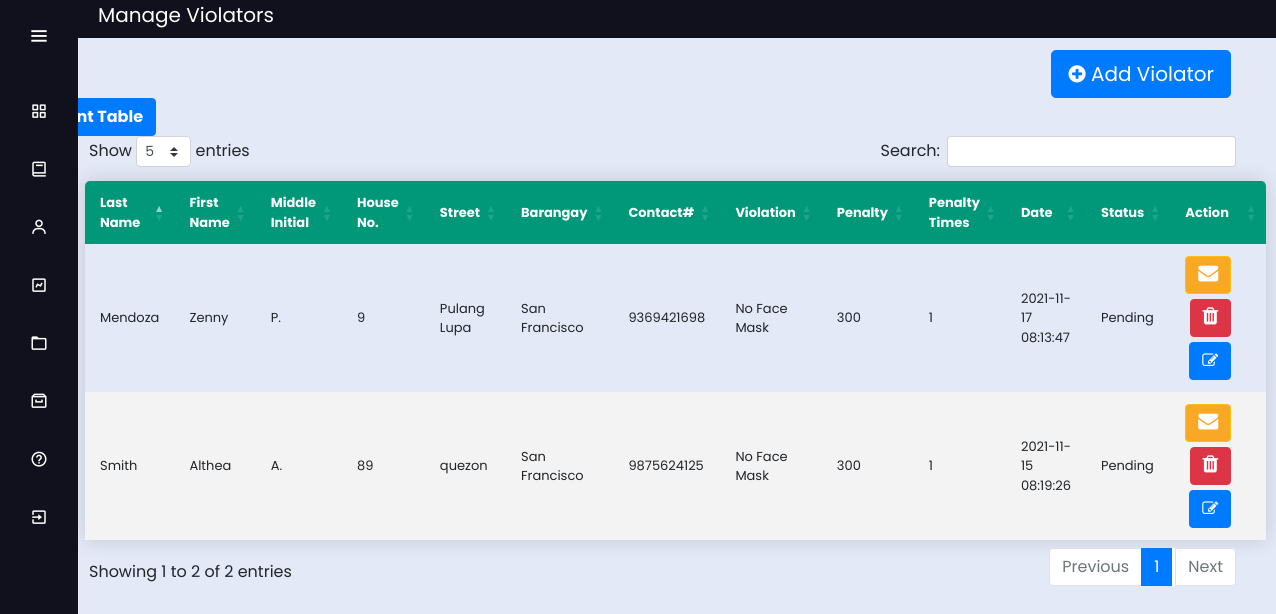
Page /sanfrancisco (signed in) on the committed database.
### app.py (models this page shows)
class violators(db.Model):
    id = db.Column(db.Integer, primary_key=True)
    last_name = db.Column(db.String(30))
    last_name = db.Column(db.String(30))
    first_name = db.Column(db.String(30))
    middle_name = db.Column(db.String(30))
    house_number = db.Column(db.String(30))
    street = db.Column(db.String(30))
    barangay = db.Column(db.String(30))
    contact = db.Column(db.Integer)
    violation = db.Column(db.String(30))
    penalty = db.Column(db.String(30))
    total_penalty = db.Column(db.Integer)
    date = db.Column(db.DateTime, nullable=False, default=datetime.utcnow)
    status = db.Column(db.String(30))

### app.py (the view)
@app.route('/sanfrancisco')
def sanfrancisco():
        conn = get_db_connection()
        sanfrancisco = conn.execute("SELECT * FROM violators where barangay='San Francisco' ORDER BY(last_name)").fetchall()
        conn.close()
        return render_template('sanfrancisco_tab.html',sanfrancisco=sanfrancisco);

### app.py (called while the page is built)
def get_db_connection():
    conn = sqlite3.connect('database.db')
    conn.row_factory = sqlite3.Row
    return conn
    conn.close()
    c = conn.cursor()

### templates/sanfrancisco_tab.html (shortened to what this page needs)
<!DOCTYPE html>
<html lang="en" dir="ltr">
  <head>
    <link rel="stylesheet" href="../static/css/style5.css">
    <link href='https://unpkg.com/boxicons@2.0.7/css/boxicons.min.css' rel='stylesheet'>
    <link rel="stylesheet" type="text/css" href="{{ url_for('static', filename="css/style2.css") }}">
  <link rel="stylesheet" href="https://cdnjs.cloudflare.com/ajax/libs/font-awesome/4.7.0/css/font-awesome.min.css">
  <link rel="stylesheet" href="https://stackpath.bootstrapcdn.com/bootstrap/4.3.1/css/bootstrap.min.css">
  <link rel="stylesheet" type="text/css" href="https://cdn.datatables.net/1.10.23/css/dataTables.bootstrap4.min.css">
  <link rel="stylesheet" type="text/css" href="https://cdnjs.cloudflare.com/ajax/libs/twitter-bootstrap/4.5.2/css/bootstrap.css">
   </head>
<body>
  <div class="sidebar" >
    <div class="logo-details">
        <i class='bx bx-menu' id="btn" ></i>
    </div>
    <ul class="nav-list">
      <li>
        <a href="{{ url_for('sanfrancisco_dashboard') }}">
          <i class='bx bx-grid-alt'></i>
        </a>
      </li>
      <li>
       <a href="{{ url_for('sanfrancisco') }}">
         <i class='bx bx-book' ></i>
       </a>
     </li>
      <li>
       <a href="{{ url_for('sanfrancisco_service') }}">
         <i class='bx bx-user' ></i>
       </a>
     </li>
     <li>
       <a href="{{ url_for('sanfrancisco_chart') }}">
         <i class='bx bx-chart' ></i>
       </a>
     </li>
     <li>
       <a href="{{ url_for('sanfrancisco_logs') }}">
         <i class='bx bx-folder' ></i>
       </a>
     </li>
     <li>
       <a href="{{ url_for('sanfrancisco_archive') }}">
         <i class='bx bx-archive' ></i>
       </a>
     </li>
     <li>
       <a href="{{ url_for('sanfrancisco_guidelines') }}">
         <i class='bx bx-help-circle' ></i>
       </a>
     </li>
     <li>
       <a href="{{ url_for('login') }}">
         <i class='bx bx-exit' ></i>
       </a>
     </li>
    </ul>
  </div>
  <section class="home-section">
   {% extends 'sanfrancisco_table.html' %}

### templates/sanfrancisco_table.html (shortened to what this page needs)
{% block content %}
      <p style="background: #11101D; font-size: 20px; color: white;"> <label style="margin-left: 20px;">Manage Violators </label><label style="float: right; margin-right: 20px;"></label>
      </p></br><br><br>
<div class="main" style="margin-left: 1px; margin-top: -90px;">
      <br>
  <a href="{{url_for('add', table="sfvl")}}" class="btn btn-lg btn-primary" title="Click to Add" style="float: right; margin-right: 5px; margin-top: -10px;"><i class="fa fa-plus-circle" aria-hidden="true"></i> Add Violator</a>
   <input style="float: right; margin-right: 1080px; margin-top: px; font-weight: bold;" type="button" class="btn btn-xs btn-primary" value="Print Table" onclick="myApp.printTable()" />
  <br><br>
  <table class="content-table" id="example"  style="width: calc(100% - -30px); margin-left: -4px; font-size: 13px;">
  <thead style="background-color: ;">
  <tr >
    <th>Last Name</th>
    <th>First Name</th>
    <th>Middle Initial</th>
    <th>House No.</th>
    <th>Street</th>
    <th>Barangay</th>
    <th>Contact#</th>
    <th>Violation</th>
    <th>Penalty</th>
    <th>Penalty Times</th>
    <th>Date</th>
    <th>Status</th>
    <th style="width: 180px;">Action</th>
  </tr>
  </thead>
  {%for bb in sanfrancisco%}
  <tr>
  <td>{{bb['last_name']}}</td>
  <td>{{bb['first_name']}}</td>
  <td>{{bb['middle_name']}}</td>
  <td>{{bb['house_number']}}</td>
  <td>{{bb['street']}}</td>
    <td>{{bb['barangay']}}</td>
    <td>{{bb['contact']}}</td>
    <td>{{bb['violation']}}</td>
    <td>{{bb['penalty']}}</td>
    <td>{{bb['total_penalty']}}</td>
    <td>{{bb['date']}}</td>
    <td>{{bb['status']}}</td>
    <td>
      <center>
        <a href="" class="btn btn-xs btn-warning" title="Click to Send Message" style="margin-bottom: 5px; background: #f9a825;"><i class="fa fa-envelope" aria-hidden="true" style="font-size: 20px; color: white;"></i></a>
       <a href="{{url_for('delete', table="sfvl",id=bb['id'],last_name=bb['last_name'] ,first_name=bb['first_name'] ,middle_name=bb['middle_name'] ,house_number=bb['house_number'] ,street=bb['street'] ,barangay=bb['barangay'] ,contact=bb['contact'] ,violation=bb['violation'] ,penalty=bb['penalty'] ,total_penalty=bb['total_penalty'] ,date=bb['date'] ,status=bb['status'])}}" class="btn btn-xs btn-danger" title="Click to Delete" style="margin-bottom: 5px;"><i class="fa fa-trash" aria-hidden="true" style="font-size: 20px;"></i></a>
      <a href="{{url_for('edit', table="sfvl",id=bb['id'] , last_name=bb['last_name'])}}" class="btn btn-xs btn-primary" title="Click to Edit"><i class="fa fa-pencil-square-o" aria-hidden="true"></i></a>
      </center>
    </td>
  </tr>
  {%endfor%}
  </table>
  </div>
{% endblock %}

### static/css/style5.css (style rules this page uses)
* { margin: 0; padding: 0; box-sizing: border-box; font-family: "Poppins" , sans-serif; }
.sidebar { position: fixed; left: 0; top: 0; height: 100%; width: 78px; background: #11101D; padding: 6px 14px; z-index: 99; transition: all 0.5s ease; }
.sidebar .logo-details { height: 60px; display: flex; align-items: center; position: relative; }
.sidebar .logo-details #btn { position: absolute; top: 50%; right: 0; transform: translateY(-50%); font-size: 22px; transition: all 0.4s ease; font-size: 23px; text-align: center; cursor: pointer; transition: all 0.5s ease; }
.sidebar i { color: #fff; height: 60px; min-width: 50px; font-size: 28px; text-align: center; line-height: 60px; }
.sidebar .nav-list { margin-top: 20px; height: 100%; }
.sidebar li { position: relative; margin: 8px 0; list-style: none; }
.sidebar li a { display: flex; height: 100%; width: 100%; border-radius: 12px; align-items: center; text-decoration: none; transition: all 0.4s ease; background: #11101D; }
.sidebar li i { height: 50px; line-height: 50px; font-size: 18px; border-radius: 12px; }
.home-section { position: relative; background: #E4E9F7; min-height: 100vh; top: 0; left: 78px; width: calc(100% - 78px); transition: all 0.5s ease; z-index: 2; }
.content-table { font-family: "Poppins" , sans-serif; border-collapse: collapse; margin: 25px 0; margin-top: 200px; font-size: 14px; min-width: 400px; border-radius: 5px 5px 0 0; overflow: hidden; box-shadow: 0 0 20px rgba(0, 0, 0, 0.15); margin-left: 20px; width: ; margin-top: -10px; width: calc(100% - 50px); }
.content-table thead tr { background-color: #009879; color: #ffffff; text-align: left; font-weight: bold; }
.content-table th, .content-table td { padding: 12px 15px; }
.content-table tbody tr { border-bottom: 1px solid #dddddd; }
.content-table tbody tr:nth-of-type(even) { background-color: #f3f3f3; }
.content-table tbody tr:last-of-type { border-bottom: 2px solid #009879; }

### static/css/style2.css (style rules this page uses)
body { margin:0px; padding: 0px; background-color:#1b203d; overflow: hidden; font-family: bernard; color: #1b203d; }
.main { margin-top: 50px; margin-left: 315px; margin-right: 30px; padding: 0px 10px; }
.btn { float: right; margin-right: 20px; }
table.dataTable thead .sorting:after, table.dataTable thead .sorting:before, table.dataTable thead .sorting_asc:after, table.dataTable thead .sorting_asc:before, table.dataTable thead .sorting_asc_disabled:after, table.dataTable thead .sorting_asc_disabled:before, table.dataTable thead .sorting_desc:after, table.dataTable thead .sorting_desc:before, table.dataTable thead .sorting_desc_disabled:after, table.dataTable thead .sorting_desc_disabled:before { bottom: .5em; }

### rows in the picture
violators: last_name "Mendoza", first_name "Zenny", middle_name "P.", house_number "9", street "Pulang Lupa", barangay "San Francisco", contact "9369421698", violation "No Face Mask", penalty "300", total_penalty "1", date "2021-11-17 08:13:47", status "Pending"
violators: last_name "Smith", first_name "Althea", middle_name "A.", house_number "89", street "quezon", barangay "San Francisco", contact "9875624125", violation "No Face Mask", penalty "300", total_penalty "1", date "2021-11-15 08:19:26", status "Pending"
